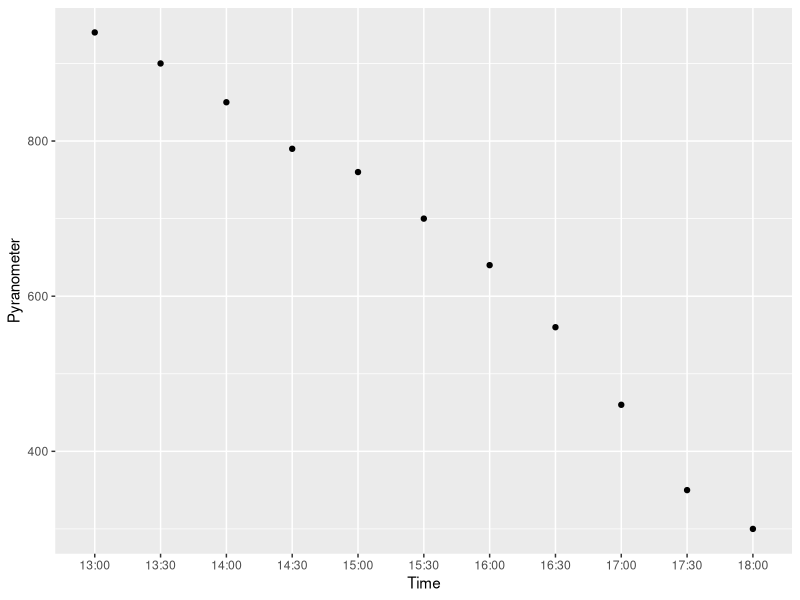
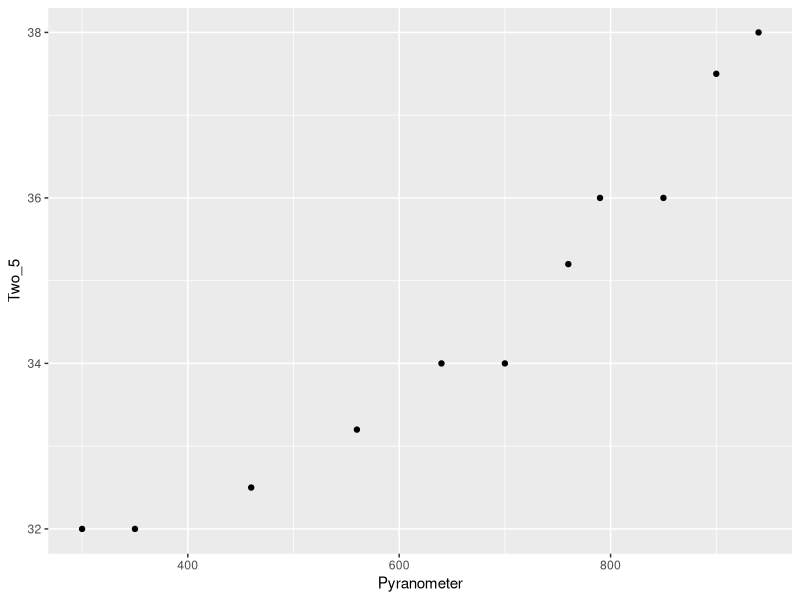
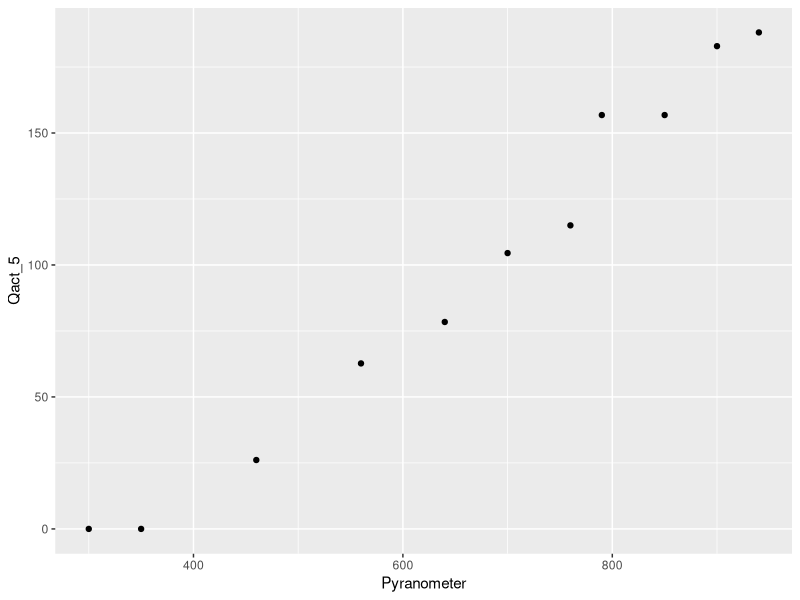
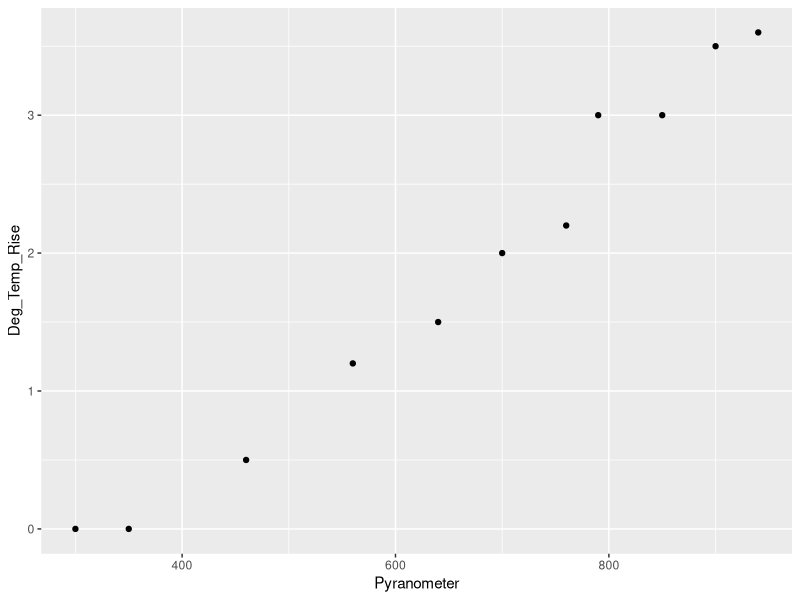
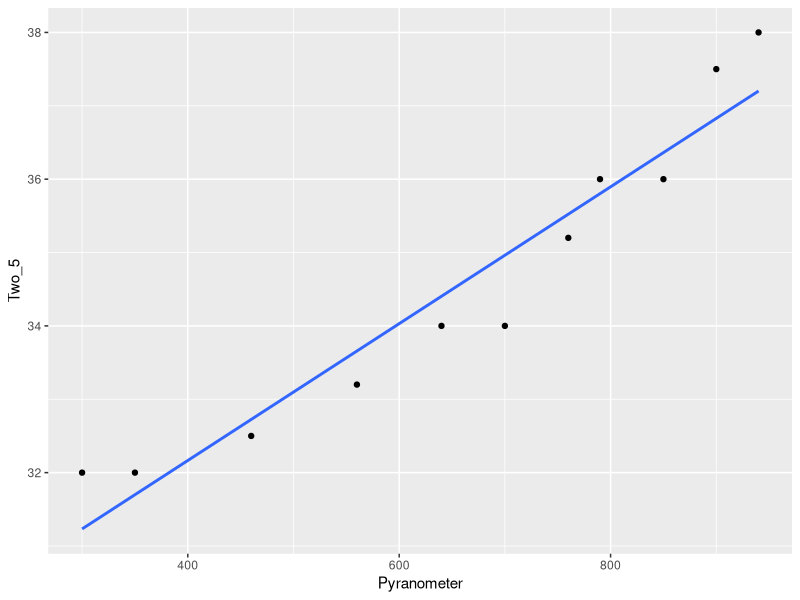
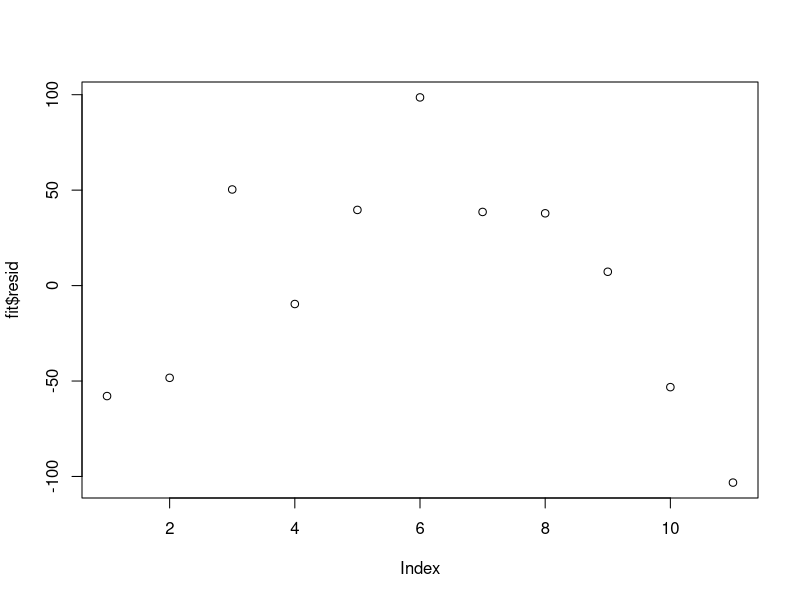
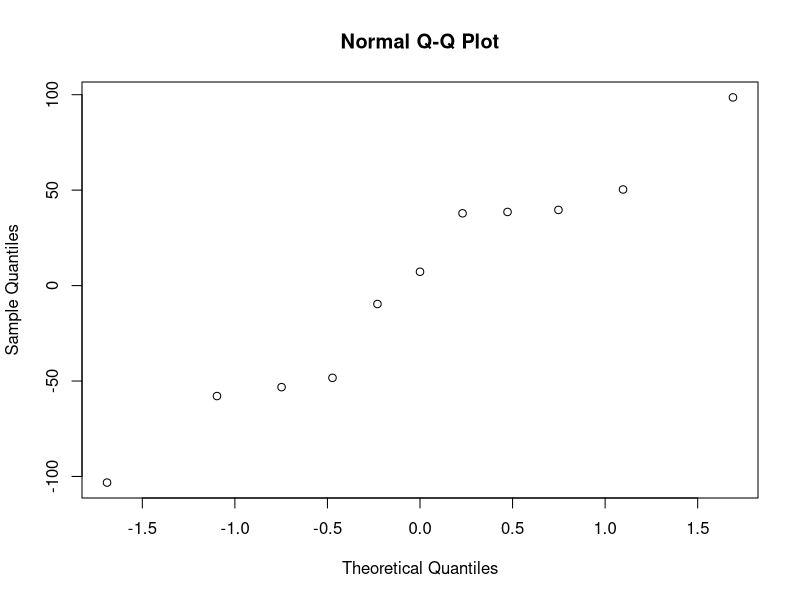

Write the R code that produced these figures, in order.
## ---- chunk 1
setwd("D:\\SEM-VI\\EDA_CSE3506\\Lab\\Lab-2(21-01)_Linear Regression")
rm(list=ls()) 		#To clear the environment
library(dplyr)    #dplyr is a library, which has functions related to data analysis
library("ggplot2")  
## ---- chunk 2
data1 <- read.csv("data1.csv",header=TRUE)
data2 <- read.csv("data2.csv",header=TRUE)
data3 <- read.csv("data3.csv",header=TRUE)
## ---- chunk 3
rbind(data1, data2)
## ---- chunk 4
df <- rbind(data1, data2, data3)
V1 <- df$LCZ_0
V2 <- df$LCZ_3
V3 <- df$LCZ_5
cbind(V1, V2, V3)
## ---- chunk 5
#Importing Dataset
data <- read.csv("Dataset.csv",header=TRUE)
summary(data)
## ---- chunk 6
#Renaming columns
colnames(data)[4] <- "Deg_Temp_Rise"
colnames(data)[5] <- "Pyranometer"
colnames(data)
## ---- chunk 7
ggplot(data,aes(x=Time, y=Pyranometer))+geom_point() #To plot
## ---- chunk 8
ggplot(data,aes(x=Pyranometer, y=Two_5))+geom_point() #To plot
## ---- chunk 9
ggplot(data,aes(x=Pyranometer, y=Qact_5))+geom_point() #To plot
## ---- chunk 10
ggplot(data,aes(x=Pyranometer, y=Deg_Temp_Rise))+geom_point() #To plot
## ---- chunk 11
fit = lm(Pyranometer~Two_5, data)
summary(fit)
## ---- chunk 12
ggplot(data, aes(x=Pyranometer, y=Two_5)) +
    geom_point() +
    geom_smooth(method=lm, se=FALSE)
## ---- chunk 13
sum((fit$resid)^2)
## ---- chunk 14
plot(fit$resid)  # Residual plot
qqnorm(fit$resid)   #Q-Q Plot
